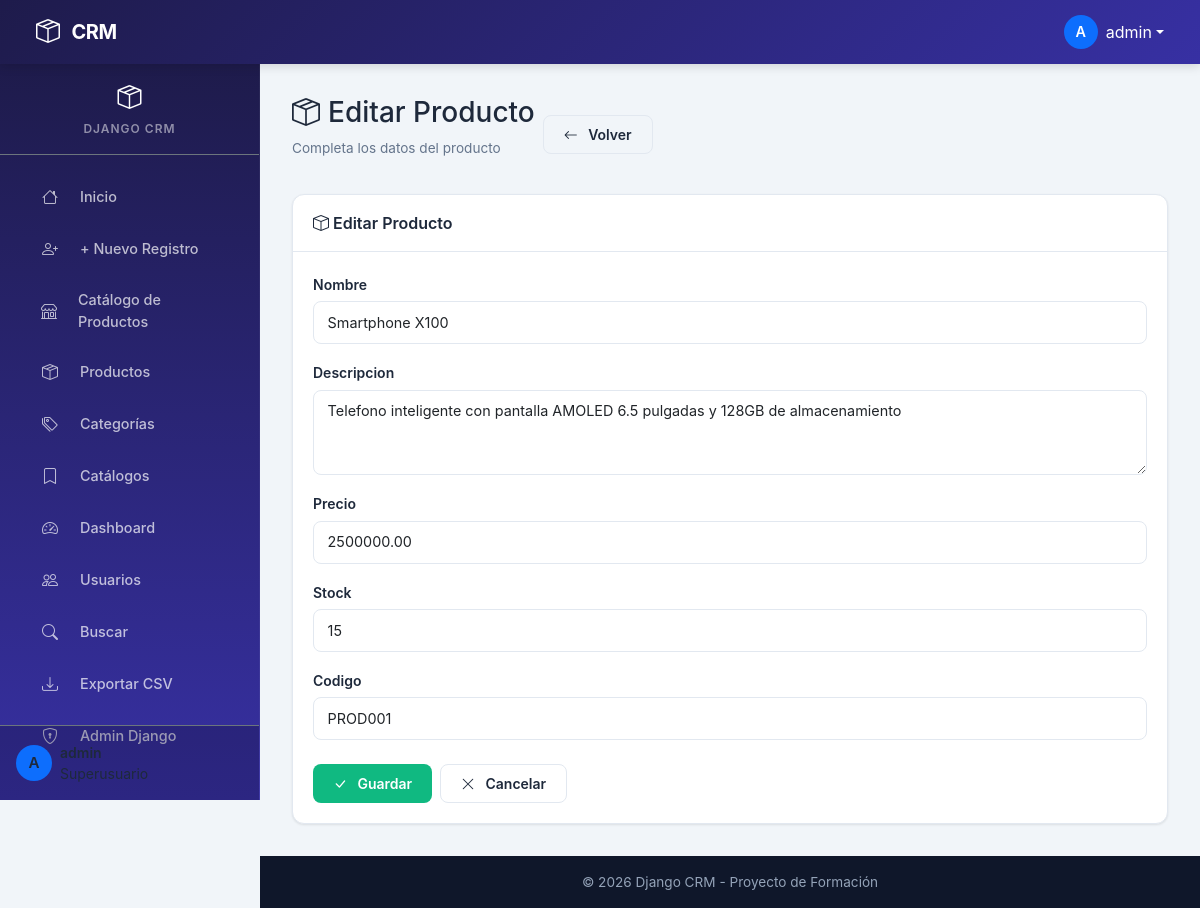
The page /productos/37/editar/ (signed in) on the database its author committed.
### productos/models.py (models this page shows, shortened)
class Producto(BaseModel):
    nombre = models.CharField(max_length=100)
    descripcion = models.TextField(blank=True, null=True)
    precio = models.DecimalField(max_digits=10, decimal_places=2)
    stock = models.IntegerField(default=0)
    codigo = models.CharField(max_length=50, unique=True)

### productos/views.py (the view)
# urls.py: path("<int:pk>/editar/", views.editar, name="editar"),
@login_required
def editar(request: HttpRequest, pk: Any) -> HttpResponse:
    producto = get_object_or_404(Producto, id=pk)
    if request.method == "POST":
        form = ProductoForm(request.POST, instance=producto)
        if form.is_valid():
            form.save()
            messages.success(request, "Producto actualizado exitosamente")
            return redirect("productos:listado")
    else:
        form = ProductoForm(instance=producto)
    return render(request, "productos/form.html", {"form": form, "titulo": "Editar Producto"})

### productos/forms.py
class ProductoForm(forms.ModelForm):
    class Meta:
        model = Producto
        fields = ["nombre", "descripcion", "precio", "stock", "codigo"]
        labels = {
            "nombre": "Nombre",
            "descripcion": "Descripcion",
            "precio": "Precio",
            "stock": "Stock",
            "codigo": "Codigo",
        }
        widgets = {
            "nombre": forms.TextInput(attrs={"class": "form-control", "placeholder": "Nombre del producto", "required": "", "minlength": "2"}),
            "descripcion": forms.Textarea(attrs={"class": "form-control", "placeholder": "Descripcion", "rows": 3}),
            "precio": forms.NumberInput(attrs={"class": "form-control", "placeholder": "Precio", "required": "", "min": "0"}),
            "stock": forms.NumberInput(attrs={"class": "form-control", "placeholder": "Stock", "required": "", "min": "0"}),
            "codigo": forms.TextInput(attrs={"class": "form-control", "placeholder": "Codigo", "required": ""}),
        }

### usuarios/models.py (called while the page is built)
    @property
    def rol(self):
        return self._rol

### website/templatetags/nav_extras.py (called while the page is built)
@register.simple_tag(takes_context=True)
def active_link(context, url_name):
    request: HttpRequest = context.get("request")
    if request and request.resolver_match and request.resolver_match.url_name == url_name:
        return "active"
    return ""

@register.simple_tag(takes_context=True)
def user_has_role(context, *roles):
    request = context.get("request")
    if not request or not request.user.is_authenticated:
        return False
    try:
        profile = request.user.profile
        return profile.rol in roles
    except Exception:
        return False

@register.simple_tag(takes_context=True)
def user_is_superuser(context):
    request = context.get("request")
    return request and request.user.is_authenticated and request.user.is_superuser

### productos/templates/productos/form.html (shortened to what this page needs)
{% extends 'base.html' %}
{% block content %}
<div class="animate-fade-in">
    <div class="section-title">
        <div>
            <h3><i class="bi bi-box-seam me-2"></i>{{ titulo }}</h3>
            <p class="subtitle">Completa los datos del producto</p>
        </div>
        <a href="{% url 'productos:listado' %}" class="btn btn-crm btn-crm-outline">
            <i class="bi bi-arrow-left me-1"></i>Volver
        </a>
    </div>
    <div class="card-crm">
        <div class="card-header">
            <i class="bi bi-box me-1"></i>{{ titulo }}
        </div>
        <div class="card-body">
            <form method="post" class="form-crm">
                {% for field in form %}
                <div class="mb-3">
                    <label for="{{ field.id_for_label }}" class="form-label">{{ field.label }}</label>
                    {{ field }}
                </div>
                {% endfor %}
                <div class="d-flex gap-2 mt-4">
                    <button type="submit" class="btn btn-crm btn-crm-success">
                        <i class="bi bi-check-lg me-1"></i>Guardar
                    </button>
                    <a href="{% url 'productos:listado' %}" class="btn btn-crm btn-crm-outline">
                        <i class="bi bi-x-lg me-1"></i>Cancelar
                    </a>
                </div>
            </form>
        </div>
    </div>
</div>
{% endblock %}

### website/templates/navbar.html (shortened to what this page needs)
<nav class="navbar navbar-crm navbar-expand-lg sticky-top">
    <div class="container-fluid">
        <a class="navbar-brand" href="{% url 'home' %}">
            <i class="bi bi-box-seam me-1"></i> CRM
        </a>
        <div class="d-flex align-items-center ms-auto">
            {% if user.is_authenticated %}
            <div class="dropdown">
                <a class="text-white text-decoration-none d-flex align-items-center dropdown-toggle" href="#" id="userDropdown" role="button" data-bs-toggle="dropdown" aria-expanded="false">
                    <span class="avatar rounded-circle d-flex align-items-center justify-content-center me-2" style="width: 34px; height: 34px; background: var(--bs-primary, #0d6efd); font-weight: 600; font-size: 0.9rem;">
                        {{ user.username|first|upper }}
                    </span>
                    <span class="d-none d-md-inline">{{ user.username }}</span>
                </a>
            </div>
            {% else %}
            <div class="d-flex gap-2 d-none d-lg-flex">
                <a class="btn btn-outline-light btn-sm" href="{% url 'register' %}"><i class="bi bi-person me-1"></i>Registrar</a>
                <a class="btn btn-crm btn-sm" href="{% url 'login' %}"><i class="bi bi-box-arrow-in-right me-1"></i>Iniciar Sesión</a>
            </div>
            {% endif %}
        </div>
    </div>
</nav>

### website/templates/sidebar.html (shortened to what this page needs)
{% if user.is_authenticated %}
<div class="d-none d-lg-flex flex-column sidebar-crm">
    <div class="sidebar-header text-center py-3 border-bottom border-secondary">
        <a href="{% url 'home' %}" class="text-white text-decoration-none">
            <i class="bi bi-box-seam fs-4"></i>
            <span class="d-block small fw-semibold mt-1">Django CRM</span>
        </a>
    </div>
    {% include 'sidebar_menu.html' %}
    <div class="sidebar-footer mt-auto p-3 border-top border-secondary">
        <div class="d-flex align-items-center">
            <span class="avatar rounded-circle d-flex align-items-center justify-content-center me-2 flex-shrink-0" style="width: 36px; height: 36px; background: var(--bs-primary, #0d6efd); font-weight: 600; font-size: 0.95rem;">
                {{ user.username|first|upper }}
            </span>
            <div class="text-truncate">
                <div class="small fw-semibold text-truncate">{{ user.username }}</div>
                <div class="small text-secondary-emphasis text-truncate">
                </div>
            </div>
        </div>
    </div>
</div>
{% endif %}

### website/templates/static/css/custom.css (style rules this page uses)
:root { --primary: #4F46E5; --primary-dark: #3730A3; --primary-light: #818CF8; --secondary: #0EA5E9; --accent: #F59E0B; --success: #10B981; --danger: #EF4444; --warning: #F59E0B; --info: #06B6D4; --dark: #0F172A; --dark-sidebar: #1E1B4B; --dark-sidebar-hover: #312E81; --body-bg: #F1F5F9; --card-bg: #FFFFFF; --text-primary: #1E293B; --text-secondary: #64748B; --text-muted: #94A3B8; --border-color: #E2E8F0; --sidebar-width: 260px; --sidebar-collapsed: 0px; --navbar-height: 64px; --radius: 12px; --radius-sm: 8px; --radius-lg: 16px; --shadow: 0 1px 3px rgba(0,0,0,0.06), 0 1px 2px rgba(0,0,0,0.04); --shadow-md: 0 4px 6px rgba(0,0,0,0.05), 0 10px 15px rgba(0,0,0,0.03); --shadow-lg: 0 10px 25px rgba(0,0,0,0.08); --transition: all 0.3s cubic-bezier(0.4, 0, 0.2, 1); --font-sans: 'Inter', -apple-system, BlinkMacSystemFont, 'Segoe UI', system-ui, sans-serif; --glow-rgb: 99 102 241; --cool-star-rgb: 99 102 241; --cool-dark-rgb: 55 48 163; --cool-bg-rgb: 15 23 42; }
* { box-sizing: border-box; }
body { font-family: var(--font-sans); background: var(--body-bg); color: var(--text-primary); min-height: 100vh; margin: 0; padding: 0; }
.navbar-crm { background: linear-gradient(135deg, var(--dark-sidebar) 0%, var(--primary-dark) 100%) !important; min-height: var(--navbar-height); padding: 0 1.5rem; box-shadow: 0 2px 10px rgba(0,0,0,0.15); z-index: 1030; }
.navbar-crm .navbar-brand { font-weight: 700; font-size: 1.25rem; letter-spacing: -0.5px; color: #fff; display: flex; align-items: center; gap: 0.5rem; }
.navbar-crm .navbar-brand i { font-size: 1.5rem; }
.navbar-crm .avatar { width: 36px; height: 36px; border-radius: 50%; background: var(--primary-light); display: flex; align-items: center; justify-content: center; color: #fff; font-weight: 700; font-size: 0.9rem; }
.sidebar-crm { position: fixed; top: var(--navbar-height); left: 0; width: var(--sidebar-width); height: calc(100vh - var(--navbar-height)); background: linear-gradient(180deg, var(--dark-sidebar) 0%, var(--primary-dark) 100%); z-index: 1020; overflow-y: auto; overflow-x: hidden; transition: var(--transition); border-right: 1px solid rgba(255,255,255,0.05); }
.sidebar-crm .sidebar-header { padding: 1rem 1.25rem; border-bottom: 1px solid rgba(255,255,255,0.08); margin-bottom: 0.5rem; }
.sidebar-crm .sidebar-header span { color: rgba(255,255,255,0.5); font-size: 0.75rem; text-transform: uppercase; letter-spacing: 1px; font-weight: 600; }
.sidebar-crm .sidebar-footer { position: sticky; bottom: 0; padding: 1rem; background: rgba(0,0,0,0.2); border-top: 1px solid rgba(255,255,255,0.08); }
.card-crm { background: var(--card-bg); border: 1px solid var(--border-color); border-radius: var(--radius); box-shadow: var(--shadow); transition: var(--transition); }
.card-crm .card-header { background: transparent; border-bottom: 1px solid var(--border-color); padding: 1rem 1.25rem; font-weight: 600; font-size: 1rem; }
.card-crm .card-body { padding: 1.25rem; }
.form-crm .form-label { font-weight: 600; font-size: 0.875rem; color: var(--text-primary); margin-bottom: 0.4rem; }
.form-crm .form-control { border: 1.5px solid var(--border-color); border-radius: var(--radius-sm); padding: 0.6rem 0.85rem; font-size: 0.9rem; transition: var(--transition); }
.btn-crm { padding: 0.5rem 1.25rem; border-radius: var(--radius-sm); font-weight: 600; font-size: 0.875rem; transition: var(--transition); border: none; cursor: pointer; display: inline-flex; align-items: center; gap: 0.4rem; }
.btn-crm-success { background: var(--success); color: #fff; }
.btn-crm-outline { background: transparent; border: 1.5px solid var(--border-color); color: var(--text-primary); }
.section-title { font-size: 1.35rem; font-weight: 700; color: var(--text-primary); margin-bottom: 1.25rem; display: flex; align-items: center; gap: 0.5rem; }
.section-title .subtitle { font-size: 0.85rem; font-weight: 400; color: var(--text-secondary); }
.animate-fade-in { animation: fadeIn 0.4s ease; }

### rows shown on the page
Producto: form "Smartphone X100" "Telefono inteligente con pantalla AMOLED 6.5 pulgadas y 128GB de almacenamiento" "2500000.00" "15" "PROD001"

### other values the page prints
{{ user.username|first|upper }} "A"
{{ user.username }} "admin"
{{ titulo }} "Editar Producto"
{{ field.label }} "Nombre" "Descripcion" "Precio" "Stock" "Codigo"
